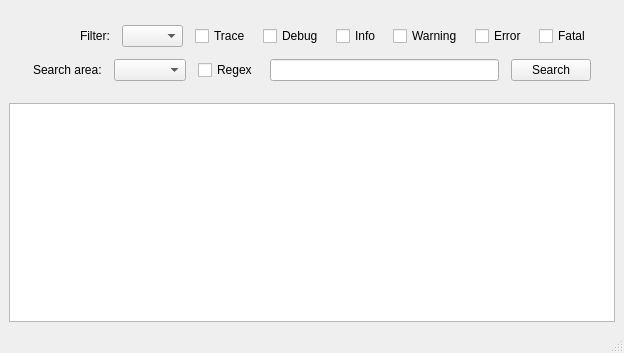
<?xml version="1.0" encoding="UTF-8"?>
<ui version="4.0">
 <class>MainWindow</class>
 <widget class="QMainWindow" name="MainWindow">
  <property name="geometry">
   <rect>
    <x>0</x>
    <y>0</y>
    <width>624</width>
    <height>353</height>
   </rect>
  </property>
  <property name="windowTitle">
   <string>MainWindow</string>
  </property>
  <widget class="QWidget" name="centralwidget">
   <layout class="QVBoxLayout" name="verticalLayout">
    <item>
     <widget class="QWidget" name="FilterBar" native="true">
      <property name="layoutDirection">
       <enum>Qt::LeftToRight</enum>
      </property>
      <layout class="QGridLayout" name="gridLayout" columnstretch="0,0,0,0,0">
       <property name="sizeConstraint">
        <enum>QLayout::SetDefaultConstraint</enum>
       </property>
       <property name="leftMargin">
        <number>24</number>
       </property>
       <property name="topMargin">
        <number>16</number>
       </property>
       <property name="rightMargin">
        <number>24</number>
       </property>
       <property name="bottomMargin">
        <number>16</number>
       </property>
       <property name="verticalSpacing">
        <number>12</number>
       </property>
       <item row="1" column="1" colspan="4">
        <layout class="QHBoxLayout" name="horizontalLayoutSearch">
         <property name="spacing">
          <number>12</number>
         </property>
         <property name="sizeConstraint">
          <enum>QLayout::SetDefaultConstraint</enum>
         </property>
         <item>
          <widget class="QLabel" name="labelSearchArea">
           <property name="text">
            <string>Search area:</string>
           </property>
           <property name="buddy">
            <cstring>comboBoxSearchArea</cstring>
           </property>
          </widget>
         </item>
         <item>
          <widget class="QComboBox" name="comboBoxSearchArea"/>
         </item>
         <item>
          <widget class="QCheckBox" name="checkBoxRegEx">
           <property name="text">
            <string>Regex</string>
           </property>
          </widget>
         </item>
         <item>
          <widget class="QLineEdit" name="lineEditSearch"/>
         </item>
         <item>
          <widget class="QPushButton" name="pushButtonSearch">
           <property name="text">
            <string>Search</string>
           </property>
          </widget>
         </item>
        </layout>
       </item>
       <item row="0" column="4">
        <layout class="QHBoxLayout" name="horizontalLayoutLogLevels" stretch="0,0,0,0,0,0,0,0">
         <property name="spacing">
          <number>12</number>
         </property>
         <property name="sizeConstraint">
          <enum>QLayout::SetDefaultConstraint</enum>
         </property>
         <item>
          <widget class="QLabel" name="labelFilter">
           <property name="text">
            <string>Filter:</string>
           </property>
          </widget>
         </item>
         <item>
          <widget class="QComboBox" name="comboBoxApp">
           <property name="sizeAdjustPolicy">
            <enum>QComboBox::AdjustToContents</enum>
           </property>
           <property name="minimumContentsLength">
            <number>1</number>
           </property>
          </widget>
         </item>
         <item>
          <widget class="QCheckBox" name="checkBoxTrace">
           <property name="text">
            <string>Trace</string>
           </property>
          </widget>
         </item>
         <item>
          <widget class="QCheckBox" name="checkBoxDebug">
           <property name="text">
            <string>Debug</string>
           </property>
          </widget>
         </item>
         <item>
          <widget class="QCheckBox" name="checkBoxInfo">
           <property name="text">
            <string>Info</string>
           </property>
          </widget>
         </item>
         <item>
          <widget class="QCheckBox" name="checkBoxWarning">
           <property name="text">
            <string>Warning</string>
           </property>
          </widget>
         </item>
         <item>
          <widget class="QCheckBox" name="checkBoxError">
           <property name="text">
            <string>Error</string>
           </property>
          </widget>
         </item>
         <item>
          <widget class="QCheckBox" name="checkBoxFatal">
           <property name="text">
            <string>Fatal</string>
           </property>
          </widget>
         </item>
        </layout>
       </item>
       <item row="0" column="1">
        <spacer name="horizontalSpacer">
         <property name="orientation">
          <enum>Qt::Horizontal</enum>
         </property>
         <property name="sizeHint" stdset="0">
          <size>
           <width>40</width>
           <height>20</height>
          </size>
         </property>
        </spacer>
       </item>
      </layout>
     </widget>
    </item>
    <item>
     <widget class="QTableView" name="tableViewLog"/>
    </item>
   </layout>
  </widget>
  <widget class="QMenuBar" name="menubar">
   <property name="geometry">
    <rect>
     <x>0</x>
     <y>0</y>
     <width>624</width>
     <height>22</height>
    </rect>
   </property>
  </widget>
  <widget class="QStatusBar" name="statusbar"/>
 </widget>
 <tabstops>
  <tabstop>checkBoxTrace</tabstop>
  <tabstop>checkBoxDebug</tabstop>
  <tabstop>checkBoxInfo</tabstop>
  <tabstop>checkBoxWarning</tabstop>
  <tabstop>checkBoxError</tabstop>
  <tabstop>checkBoxFatal</tabstop>
  <tabstop>comboBoxSearchArea</tabstop>
  <tabstop>checkBoxRegEx</tabstop>
  <tabstop>lineEditSearch</tabstop>
  <tabstop>pushButtonSearch</tabstop>
  <tabstop>tableViewLog</tabstop>
 </tabstops>
 <resources/>
 <connections/>
</ui>
